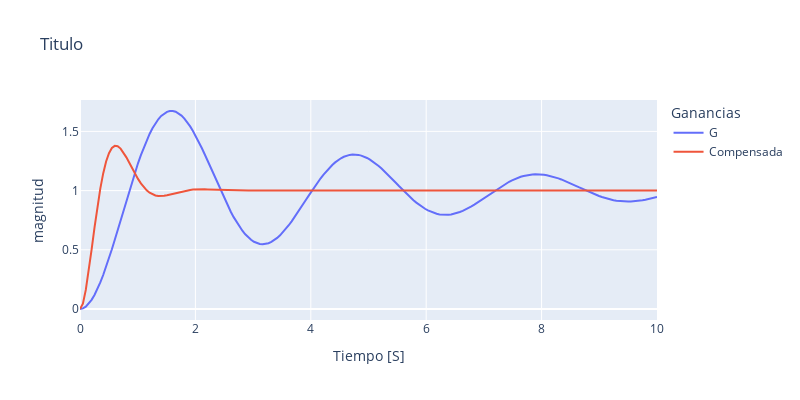

The notebook cell this image was saved under:
### Code cell
import plotly.graph_objects as go
import pandas as pd

df = pd.DataFrame({'t1': T1, 'y1': y1, 't2': T2, 'y2': y2})

fig = go.Figure()
fig.add_trace(go.Scatter(x=df['t1'], y=df['y1'], mode='lines', name='G'))
fig.add_trace(go.Scatter(x=df['t2'], y=df['y2'], mode='lines', name='Compensada'))
fig.update_layout(autosize=False,
                  width=800,
                  height=400,
                  title='Titulo',
                  xaxis_title='Tiempo [S]',
                  yaxis_title='magnitud',
                  legend_title='Ganancias',
                  showlegend=True)
fig.show()

### Figure 1 — Plotly figure (JSON) as saved in the notebook; plotly's stock layout.template omitted (floating-point values rounded to 4 significant figures; data arrays with more than 128 entries replaced by an {"elided": "..."} marker saying what was removed)
{"data": [{"mode": "lines", "name": "G", "type": "scatter", "x": {"elided": "200 float values"}, "y": {"elided": "200 float values"}}, {"mode": "lines", "name": "Compensada", "type": "scatter", "x": {"elided": "200 float values"}, "y": {"elided": "200 float values"}}], "layout": {"autosize": false, "height": 400, "legend": {"title": {"text": "Ganancias"}}, "showlegend": true, "title": {"text": "Titulo"}, "width": 800, "xaxis": {"title": {"text": "Tiempo [S]"}}, "yaxis": {"title": {"text": "magnitud"}}}}
